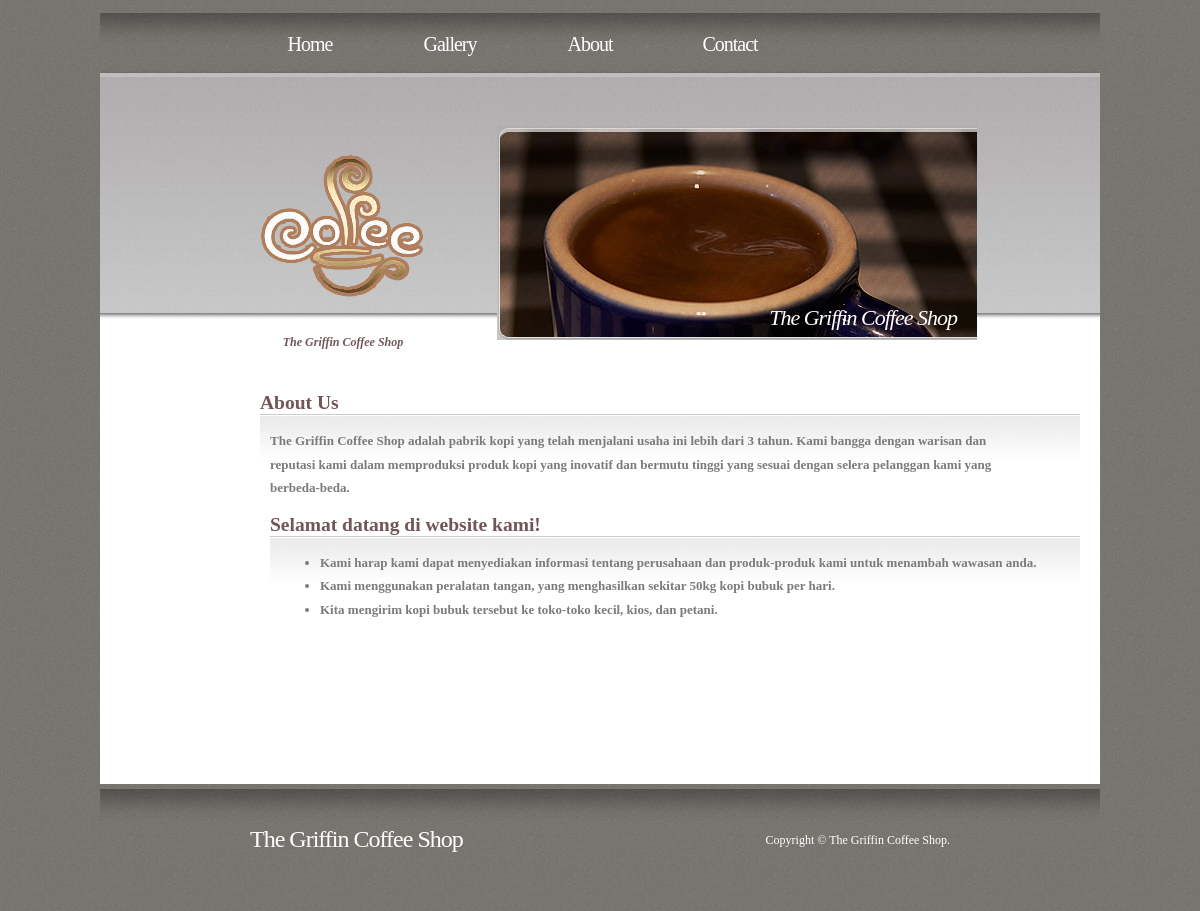
/About.php, run on the app's committed database.
### tables this page shows
CREATE TABLE IF NOT EXISTS `subject` (
`id` int(10) NOT NULL,
  `menu_name` varchar(50) NOT NULL,
  `position` int(20) NOT NULL,
  `visible` tinyint(1) NOT NULL
);

CREATE TABLE IF NOT EXISTS `page` (
`id` int(10) NOT NULL,
  `subject_id` int(20) NOT NULL,
  `menu_name` varchar(50) NOT NULL,
  `position` int(10) NOT NULL,
  `visible` tinyint(1) NOT NULL,
  `content` longtext NOT NULL
);

### public/About.php (the view)
<?php require_once("../include/db_connection.php");?>
<?php include("../include/layout/headerweb.php");?>
<?php $sql = "SELECT * FROM subject ORDER BY position";
	$menu = mysqli_query($koneksi,$sql);
?>
<?php $sql = "SELECT * FROM page WHERE subject_id=12352 ORDER BY position";
	$aboutpage = mysqli_query($koneksi,$sql);
?>
<div id="container">
<div id="headmenu">
	<div id="menu">
		<ul>
			<?php while($subject = mysqli_fetch_assoc($menu)){?>
					<li><a href="<?php echo $subject['menu_name'];?>.php" ><?php echo $subject['menu_name'];?></a></li>
					<?php }?>
		</ul>
	</div>
	<div id="header">
		<h1>The Griffin Coffee Shop</h1>
		<h2>The Griffin Coffee Shop</h2>
	</div>
</div>
<div id="container">
	<div id="about">
		<div id="post">
				<?php while($page = mysqli_fetch_assoc($aboutpage)){?>
				<h2 id="title"><strong><?php echo $page['menu_name'];?></strong></h2>
				<div id="story">
				<p><strong><?php echo $page['content'];?></strong></P>
				<?php } ?>
				</div>
		</div>
	</div>
	</div>
<?php include("../include/layout/footerweb.php");?>

### public/stylesheets/style.css (style rules this page uses)
#container { width:1000px;height:350px;margin: auto auto auto auto; }
body { background: #FFFFFF url(../images/img01.jpg); font: normal small Georgia, "Times New Roman", Times, serif; line-height: 1.8em; color: #797C7A; }
h1, h2, h3 { margin: 0; padding: 0; color: #715558; }
#menu { background: url(../images/img07.jpg) repeat-x; padding: 0px 0px 100px 100px; width: 900px; margin: 0 0 0 0; }
#headmenu { background: #FFFFFF url(../images/img02.jpg) repeat-x left top; }
#menu li { float:left; }
#menu a { display: inline-block; width: 100px; padding: 20px 20px 0 20px; letter-spacing: -1px; text-align: center; font-size: 20px; color: #FFFFFF; text-decoration:none; }
#header { width: 754px; height: 250px; margin: 0 auto; padding: 13px 0 0 0; }
#header h1 { float: left; width: 200px; height: 50px; padding: 200px 50px 0 20px; background: url(../images/logo.png) no-repeat left top; line-height: 32px; font-size: 12px; font-style: italic; text-align:center; color: #715558; }
#header h2 { float: right; width: 460px; height: 50px; padding: 180px 20px 0 0; background: url(../images/img05.jpg) no-repeat; text-align: right; letter-spacing: -1px; font-size: 22px; font-weight: normal; font-style: italic; color: #FFFFFF; }
#post { margin: 0 0 0 0; padding: 15px 20px 0 10px; }
#story { margin 0 0 0 0; padding: 2px 0 0 10px; background: url(../images/img08.jpg) repeat-x; }
#about { width:850px; background-color:#FFFFFF; padding: 0 0 150px 150px; }
#about p { width:750px; }

### data on the page
subject: menu_name "Home"
subject: menu_name "Gallery"
subject: menu_name "About"
subject: menu_name "Contact"
page: menu_name "About Us", content "The Griffin Coffee Shop adalah pabrik kopi yang telah menjalani usaha ini lebih dari 3 tahun. Kami bangga dengan warisan dan reputasi kami dalam memproduksi produk kopi yang inovatif dan bermutu tinggi yang sesuai dengan selera pelanggan kami yang berbeda-beda."
page: menu_name "Selamat datang di website kami!", content "Kami harap kami dapat menyediakan informasi tentang perusahaan dan produk-produk kami untuk menambah wawasan anda. Kami menggunakan peralatan tangan, yang menghasilkan sekitar 50kg kopi bubuk per hari. Kita mengirim kopi bubuk tersebut ke toko-toko kecil, kios, dan petani."
